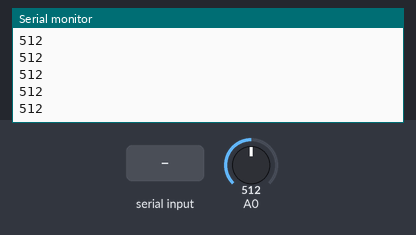
Simulated run of this sketch. Board: Arduino Uno, built with avr-gcc and run on an emulated ATmega328P. On the bench: the last lines printed to the serial monitor. The inputs (shaded band) are chosen by the test bench; at power-on: A0 = 512.

Above: at 1.2 s.
1.3 s: byte 0 (0) received over Serial
2.8 s: A0 set to 716
At 3.6 s:
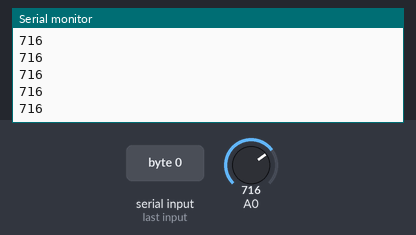
4.3 s: byte 1 (1) received over Serial
5.8 s: A0 set to 900
At 6.7 s:
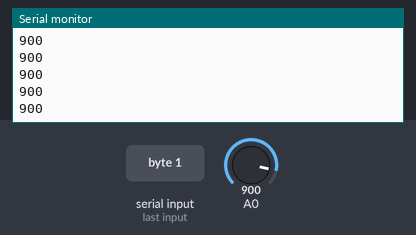
Timing chart, 0 to 8.3 s (numbered marks = the images above; inputs shaded):
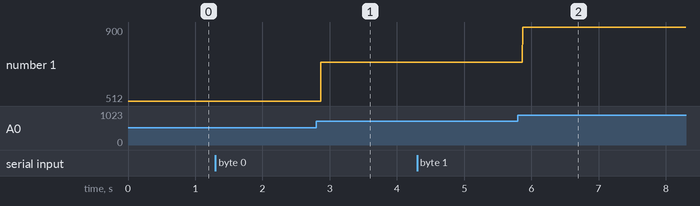

The sketch:

Input.ino
```cpp
void setup() {
  Serial.begin(9600);
}

void loop() {
  int val = analogRead(A0);
  Serial.println();
  Serial.print(val);

  if (Serial.available() > 0) {
    int in = Serial.read();
    if (in == 0 || in == 1) {
      Serial.print(",");
      Serial.print(in);
    }
  }
}
```

Measured:
- after the input at 2.8 s, the serial monitor: prints a new line after 0.07 s (image 1)
- after the input at 5.8 s, the serial monitor: prints a new line after 0.07 s (image 2)
- plotted number 1: 512 → 716 after the input at 2.8 s, 716 → 900 after the input at 5.8 s
